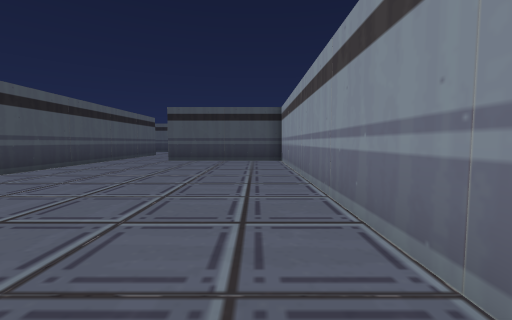
view 1 (above)

16 first-person views from a walk through a 3-D level made in the Unity game engine. The camera is 1.4 m above the floor, tilts 4° down and sees 90° across. The floor is counted in squares, 2 m on a side. Each view is taken from the middle of a square. On the plan, view 1 faces up. The plan holds only what a view shows up to about 9 squares ahead; the rest is blank. The place goes on beyond the plan. The player is left out.

view 2
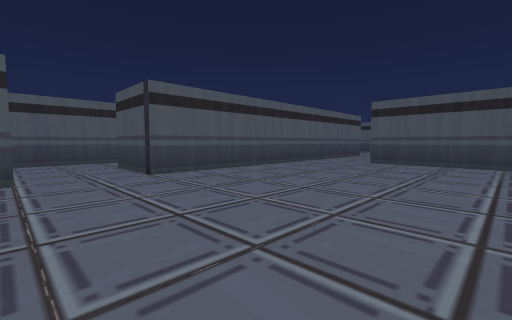

view 3
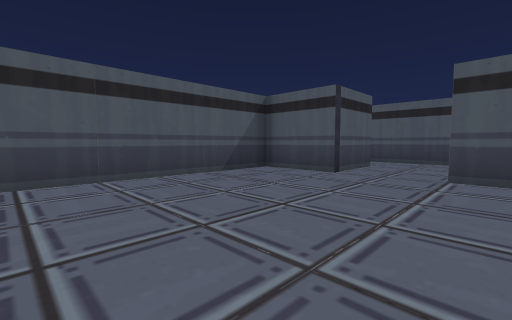

view 4
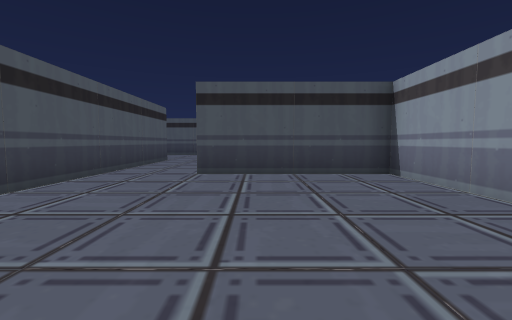

view 5
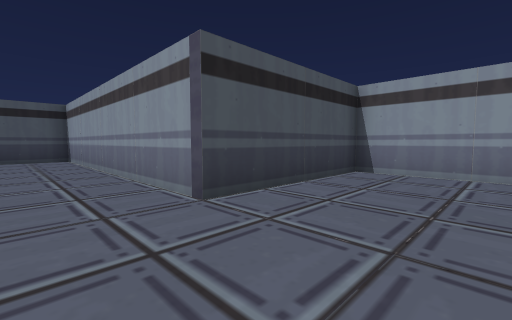

view 6
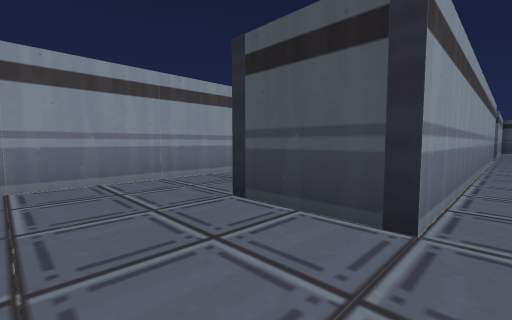

view 7
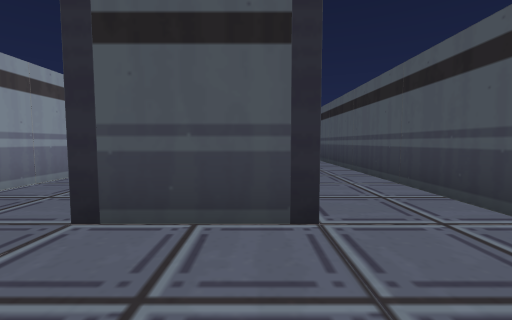

view 8
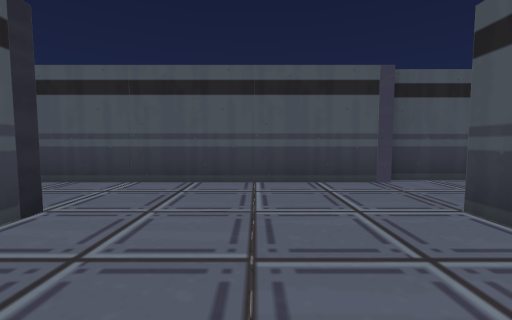

view 9
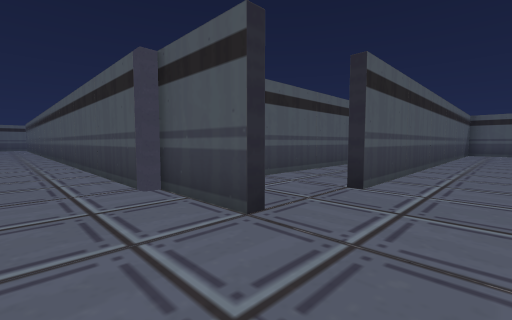

view 10
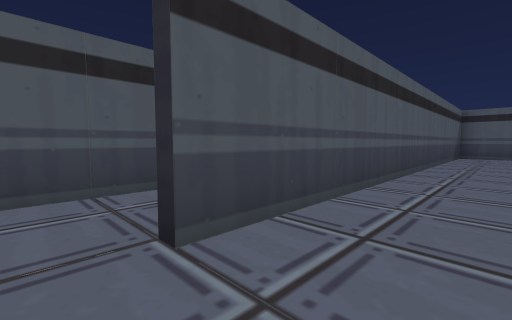

view 11
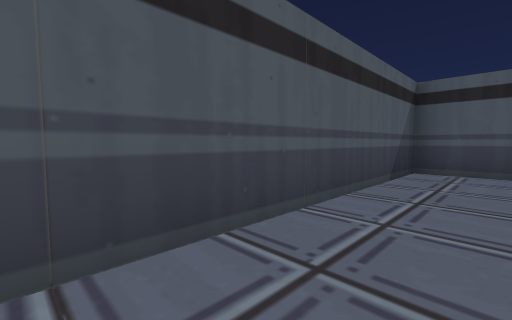

view 12
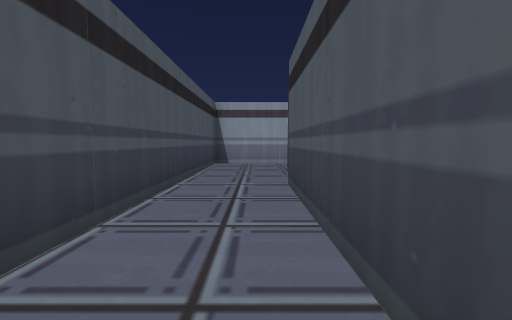

view 13
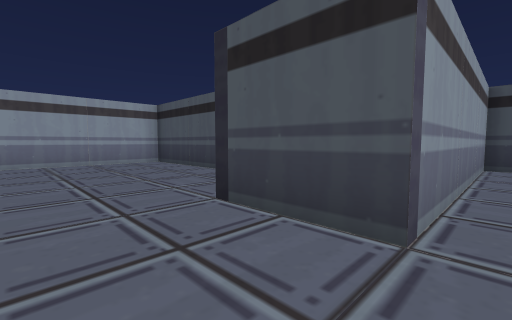

view 14
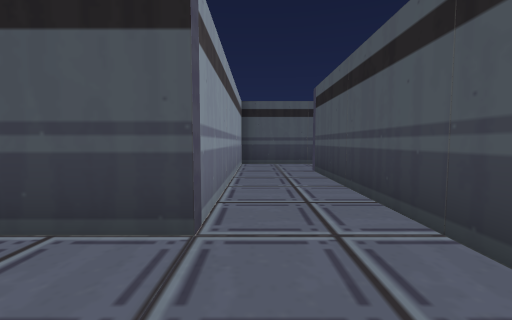

view 15
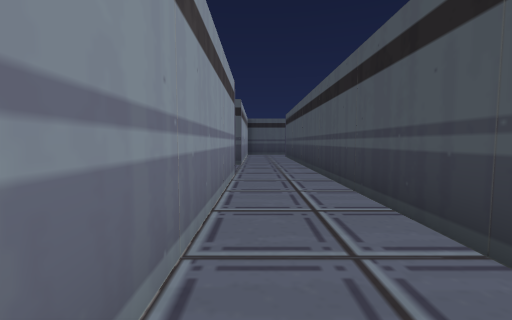

view 16
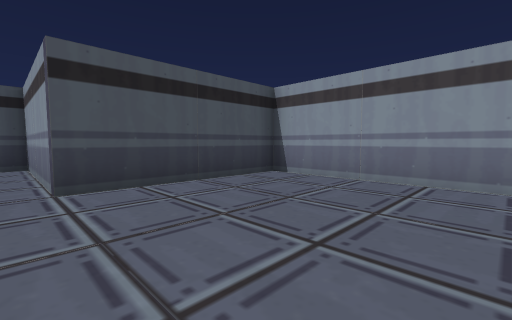

### Floor plan
Ten units are one square. View 1 is at (0, 0); x grows to the right and y downward. Boxes are objects, and circles mark ways between rooms. Rooms are numbered by the first view taken in them; rooms with no view inside come last. Other rooms are left out.
<svg viewBox="-250 -228 264 268">
<path fill="none" stroke="#000" d="M-75 -11 -54 -11 -54 10 9 10 9 -96 -33 -96M-54 -95 -54 -33 -75 -33M-54 -130 -54 -95M-33 -96 -33 -181 -75 -181M-94 -174 -94 34M-75 -33 -75 -139 -54 -139M-75 35 -75 -11M-97 -203 -97 -183M-94 -184 -94 -174M-75 -181 -75 -223 -104 -223M-104 -223 -148 -223M-245 -221 -245 -205 -118 -205"/>
<circle cx="-45" cy="-90" r="3" fill="#2a7"/>
<circle cx="-65" cy="-25" r="3" fill="#2a7"/>
<circle cx="-80" cy="-170" r="3" fill="#2a7"/>
<circle cx="-100" cy="-215" r="3" fill="#2a7"/>
<text x="-30" y="-40">1</text>
<text x="-50" y="-110">2</text>
<text x="-90" y="-200">3</text>
<text x="-170" y="-210">4</text>
</svg>
Room 1 opens to room 2. Room 2 opens to room 3. Room 3 opens to room 4.

Where each view was taken, in squares from view 1:
view 1: 0 up, 0 right, facing up
view 2: 1 up, 0 right, facing up-left
view 3: 4 up, 0 right, facing down-left
view 4: 4 up, 2 left, facing up
view 5: 7 up, 5 left, facing up-right
view 6: 16 up, 8 left, facing down-right
view 7: 16 up, 7 left, facing down
view 8: 16 up, 5 left, facing left
view 9: 22 up, 8 left, facing down-left
view 10: 22 up, 11 left, facing down-left
view 11: 22 up, 18 left, facing down-left
view 12: 21 up, 16 left, facing right
view 13: 3 up, 8 left, facing down-right
view 14: 3 up, 8 left, facing down
view 15: 9 up, 8 left, facing down
view 16: 14 up, 8 left, facing up-right
